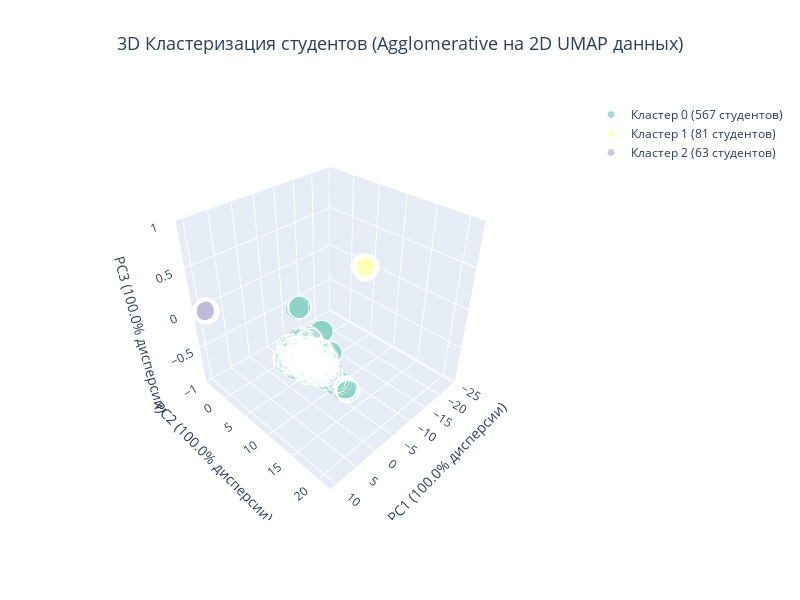

Notebook cell for this chart:
### Markdown cell above
### Интерактивная 3D визуализация кластеров

### Code cell
# Создание интерактивной 3D визуализации с Plotly
def create_interactive_3d_plot(data, labels, title="3D Кластеризация студентов"):
    # Применяем PCA для получения 3D проекции
    if data.shape[1] > 3:
        pca_3d = PCA(n_components=3, random_state=42)
        data_3d = pca_3d.fit_transform(data)
        explained_variance = pca_3d.explained_variance_ratio_
        print(f"Объясненная дисперсия PCA (3D): {explained_variance.sum():.3f}")
        print(f"По компонентам: {explained_variance}")
    else:
        # If there are fewer than 3 features, pad with zeros to get 3D
        n_samples, n_features = data.shape
        if n_features < 3:
            data_3d = np.zeros((n_samples, 3))
            data_3d[:, :n_features] = data
        else:
            data_3d = data
        explained_variance = [1.0, 1.0, 1.0]
    
    # Создаем DataFrame для удобства
    df_plot = pd.DataFrame({
        'PC1': data_3d[:, 0],
        'PC2': data_3d[:, 1],
        'PC3': data_3d[:, 2],
        'Cluster': labels,
        'Index': range(len(labels))
    })
    
    # Создаем цветовую палитру
    unique_clusters = sorted(df_plot['Cluster'].unique())
    colors = px.colors.qualitative.Set3[:len(unique_clusters)]
    
    if -1 in unique_clusters:  # Для DBSCAN выбросы делаем серыми
        color_map = {cluster: colors[i] if cluster != -1 else 'gray' 
                    for i, cluster in enumerate(unique_clusters)}
    else:
        color_map = {cluster: colors[i] for i, cluster in enumerate(unique_clusters)}
    
    # Создаем интерактивный 3D график
    fig = go.Figure()
    
    for cluster in unique_clusters:
        cluster_data = df_plot[df_plot['Cluster'] == cluster]
        
        cluster_name = f'Кластер {cluster}' if cluster != -1 else 'Выбросы'
        cluster_size = len(cluster_data)
        
        fig.add_trace(go.Scatter3d(
            x=cluster_data['PC1'],
            y=cluster_data['PC2'],
            z=cluster_data['PC3'],
            mode='markers',
            marker=dict(
                size=8,
                color=color_map[cluster],
                opacity=0.8 if cluster != -1 else 0.5,
                line=dict(width=1, color='white')
            ),
            name=f'{cluster_name} ({cluster_size} студентов)',
            text=[f'Студент {idx}<br>Кластер: {cluster}' for idx in cluster_data['Index']],
            hovertemplate='<b>%{text}</b><br>' +
                         'PC1: %{x:.3f}<br>' +
                         'PC2: %{y:.3f}<br>' +
                         'PC3: %{z:.3f}<br>' +
                         '<extra></extra>'
        ))
    
    # Настраиваем макет
    fig.update_layout(
        title=dict(
            text=title,
            x=0.5,
            font=dict(size=18)
        ),
        scene=dict(
            xaxis_title=f'PC1 ({explained_variance[0]:.1%} дисперсии)',
            yaxis_title=f'PC2 ({explained_variance[1]:.1%} дисперсии)',
            zaxis_title=f'PC3 ({explained_variance[2]:.1%} дисперсии)',
            camera=dict(
                eye=dict(x=1.5, y=1.5, z=1.5)
            )
        ),
        width=800,
        height=600,
        showlegend=True
    )
    
    return fig

# Создаем интерактивную визуализацию
print("Создание интерактивной 3D визуализации...")
fig_3d = create_interactive_3d_plot(
    best_data, 
    best_labels, 
    f"3D Кластеризация студентов ({best_algorithm} на {best_dataset} данных)"
)

# Отображаем график
fig_3d.show()

# Дополнительная статистика
print(f"\nСтатистика 3D визуализации:")
print(f"Алгоритм: {best_algorithm}")
print(f"Данные: {best_dataset}")
print(f"Количество кластеров: {len(np.unique(best_labels[best_labels != -1]))}")
if -1 in best_labels:
    outliers_count = np.sum(best_labels == -1)
    print(f"Выбросы: {outliers_count} студентов ({outliers_count/len(best_labels)*100:.1f}%)")
print(f"Общее количество студентов: {len(best_labels)}")

### Figure 1 — Plotly figure (JSON) as saved in the notebook; plotly's stock layout.template omitted (floating-point values rounded to 4 significant figures; data arrays with more than 128 entries replaced by an {"elided": "..."} marker saying what was removed)
{"data": [{"hovertemplate": "<b>%{text}</b><br>PC1: %{x:.3f}<br>PC2: %{y:.3f}<br>PC3: %{z:.3f}<br><extra></extra>", "marker": {"color": "rgb(141,211,199)", "line": {"color": "white", "width": 1}, "opacity": 0.8, "size": 8}, "mode": "markers", "name": "Кластер 0 (567 студентов)", "text": {"elided": "567 str values"}, "type": "scatter3d", "x": {"elided": "567 float values"}, "y": {"elided": "567 float values"}, "z": {"elided": "567 float values"}}, {"hovertemplate": "<b>%{text}</b><br>PC1: %{x:.3f}<br>PC2: %{y:.3f}<br>PC3: %{z:.3f}<br><extra></extra>", "marker": {"color": "rgb(255,255,179)", "line": {"color": "white", "width": 1}, "opacity": 0.8, "size": 8}, "mode": "markers", "name": "Кластер 1 (81 студентов)", "text": ["Студент 93<br>Кластер: 1", "Студент 99<br>Кластер: 1", "Студент 160<br>Кластер: 1", "Студент 163<br>Кластер: 1", "Студент 164<br>Кластер: 1", "Студент 165<br>Кластер: 1", "Студент 167<br>Кластер: 1", "Студент 168<br>Кластер: 1", "Студент 172<br>Кластер: 1", "Студент 173<br>Кластер: 1", "Студент 183<br>Кластер: 1", "Студент 185<br>Кластер: 1", "Студент 191<br>Кластер: 1", "Студент 198<br>Кластер: 1", "Студент 199<br>Кластер: 1", "Студент 201<br>Кластер: 1", "Студент 205<br>Кластер: 1", "Студент 216<br>Кластер: 1", "Студент 221<br>Кластер: 1", "Студент 224<br>Кластер: 1", "Студент 226<br>Кластер: 1", "Студент 237<br>Кластер: 1", "Студент 260<br>Кластер: 1", "Студент 299<br>Кластер: 1", "Студент 302<br>Кластер: 1", "Студент 305<br>Кластер: 1", "Студент 314<br>Кластер: 1", "Студент 319<br>Кластер: 1", "Студент 320<br>Кластер: 1", "Студент 321<br>Кластер: 1", "Студент 329<br>Кластер: 1", "Студент 330<br>Кластер: 1", "Студент 333<br>Кластер: 1", "Студент 334<br>Кластер: 1", "Студент 342<br>Кластер: 1", "Студент 350<br>Кластер: 1", "Студент 351<br>Кластер: 1", "Студент 357<br>Кластер: 1", "Студент 360<br>Кластер: 1", "Студент 366<br>Кластер: 1", "Студент 368<br>Кластер: 1", "Студент 369<br>Кластер: 1", "Студент 373<br>Кластер: 1", "Студент 377<br>Кластер: 1", "Студент 381<br>Кластер: 1", "Студент 423<br>Кластер: 1", "Студент 427<br>Кластер: 1", "Студент 429<br>Кластер: 1", "Студент 433<br>Кластер: 1", "Студент 435<br>Кластер: 1", "Студент 437<br>Кластер: 1", "Студент 439<br>Кластер: 1", "Студент 442<br>Кластер: 1", "Студент 446<br>Кластер: 1", "Студент 447<br>Кластер: 1", "Студент 502<br>Кластер: 1", "Студент 508<br>Кластер: 1", "Студент 518<br>Кластер: 1", "Студент 541<br>Кластер: 1", "Студент 558<br>Кластер: 1", "Студент 561<br>Кластер: 1", "Студент 563<br>Кластер: 1", "Студент 613<br>Кластер: 1", "Студент 620<br>Кластер: 1", "Студент 621<br>Кластер: 1", "Студент 624<br>Кластер: 1", "Студент 626<br>Кластер: 1", "Студент 658<br>Кластер: 1", "Студент 659<br>Кластер: 1", "Студент 660<br>Кластер: 1", "Студент 661<br>Кластер: 1", "Студент 665<br>Кластер: 1", "Студент 669<br>Кластер: 1", "Студент 672<br>Кластер: 1", "Студент 674<br>Кластер: 1", "Студент 689<br>Кластер: 1", "Студент 690<br>Кластер: 1", "Студент 693<br>Кластер: 1", "Студент 703<br>Кластер: 1", "Студент 704<br>Кластер: 1", "Студент 708<br>Кластер: 1"], "type": "scatter3d", "x": [-24.05, -23.82, -23.98, -23.75, -23.69, -22.92, -23.52, -23.99, -23.6, -23.79, -22.89, -22.89, -23.98, -23.78, -24.07, -23.57, -23.68, -23.55, -23.98, -24.12, -22.97, -23.01, -23.68, -22.87, -24.09, -23.85, -23.14, -23.59, -23.83, -23.67, -23.79, -23.84, -23.73, -22.89, -23.47, -24.11, -23.91, -23.51, -23.52, -23.58, -24.14, -24.07, -23.13, -23.19, -23.09, -23.21, -24.2, -24.08, -24.05, -22.91, -23.91, -24.06, -23.91, -23.58, -23.47, -23.93, -23.7, -23.73, -23.63, -24.24, -24.1, -23.63, -23.65, -23.8, -23.8, -23.95, -23.8, -23.7, -22.79, -23.76, -24.03, -23.59, -23.81, -23.75, -22.79, -24.31, -24.01, -23.03, -22.58, -24.08, -23.57], "y": [3.937, 4.081, 3.948, 3.933, 3.808, 4.551, 4.007, 3.82, 3.915, 4.198, 4.735, 4.612, 3.725, 3.549, 4.208, 4.087, 4.393, 3.734, 3.868, 3.783, 4.688, 4.51, 3.731, 4.61, 4.131, 4.32, 4.081, 3.792, 3.809, 3.931, 3.902, 4.137, 3.773, 4.596, 3.883, 3.769, 3.803, 4.129, 3.825, 3.918, 4.029, 3.782, 4.358, 4.311, 4.12, 4.401, 3.951, 3.95, 3.849, 4.544, 4.388, 4.311, 4.43, 3.717, 3.724, 4.076, 4.265, 3.966, 4.087, 4.123, 3.894, 4.001, 4.28, 3.452, 3.9, 4.302, 4.245, 4.054, 4.477, 4.271, 3.585, 3.631, 4.313, 3.731, 4.614, 4.188, 3.617, 4.718, 4.857, 4.219, 3.562], "z": [0.0, 0.0, 0.0, 0.0, 0.0, 0.0, 0.0, 0.0, 0.0, 0.0, 0.0, 0.0, 0.0, 0.0, 0.0, 0.0, 0.0, 0.0, 0.0, 0.0, 0.0, 0.0, 0.0, 0.0, 0.0, 0.0, 0.0, 0.0, 0.0, 0.0, 0.0, 0.0, 0.0, 0.0, 0.0, 0.0, 0.0, 0.0, 0.0, 0.0, 0.0, 0.0, 0.0, 0.0, 0.0, 0.0, 0.0, 0.0, 0.0, 0.0, 0.0, 0.0, 0.0, 0.0, 0.0, 0.0, 0.0, 0.0, 0.0, 0.0, 0.0, 0.0, 0.0, 0.0, 0.0, 0.0, 0.0, 0.0, 0.0, 0.0, 0.0, 0.0, 0.0, 0.0, 0.0, 0.0, 0.0, 0.0, 0.0, 0.0, 0.0]}, {"hovertemplate": "<b>%{text}</b><br>PC1: %{x:.3f}<br>PC2: %{y:.3f}<br>PC3: %{z:.3f}<br><extra></extra>", "marker": {"color": "rgb(190,186,218)", "line": {"color": "white", "width": 1}, "opacity": 0.8, "size": 8}, "mode": "markers", "name": "Кластер 2 (63 студентов)", "text": ["Студент 2<br>Кластер: 2", "Студент 6<br>Кластер: 2", "Студент 15<br>Кластер: 2", "Студент 19<br>Кластер: 2", "Студент 26<br>Кластер: 2", "Студент 28<br>Кластер: 2", "Студент 29<br>Кластер: 2", "Студент 34<br>Кластер: 2", "Студент 37<br>Кластер: 2", "Студент 52<br>Кластер: 2", "Студент 68<br>Кластер: 2", "Студент 70<br>Кластер: 2", "Студент 75<br>Кластер: 2", "Студент 76<br>Кластер: 2", "Студент 116<br>Кластер: 2", "Студент 139<br>Кластер: 2", "Студент 158<br>Кластер: 2", "Студент 207<br>Кластер: 2", "Студент 217<br>Кластер: 2", "Студент 240<br>Кластер: 2", "Студент 264<br>Кластер: 2", "Студент 265<br>Кластер: 2", "Студент 269<br>Кластер: 2", "Студент 271<br>Кластер: 2", "Студент 276<br>Кластер: 2", "Студент 298<br>Кластер: 2", "Студент 307<br>Кластер: 2", "Студент 332<br>Кластер: 2", "Студент 410<br>Кластер: 2", "Студент 412<br>Кластер: 2", "Студент 415<br>Кластер: 2", "Студент 420<br>Кластер: 2", "Студент 432<br>Кластер: 2", "Студент 456<br>Кластер: 2", "Студент 483<br>Кластер: 2", "Студент 491<br>Кластер: 2", "Студент 506<br>Кластер: 2", "Студент 509<br>Кластер: 2", "Студент 520<br>Кластер: 2", "Студент 522<br>Кластер: 2", "Студент 527<br>Кластер: 2", "Студент 532<br>Кластер: 2", "Студент 535<br>Кластер: 2", "Студент 540<br>Кластер: 2", "Студент 555<br>Кластер: 2", "Студент 562<br>Кластер: 2", "Студент 568<br>Кластер: 2", "Студент 569<br>Кластер: 2", "Студент 570<br>Кластер: 2", "Студент 571<br>Кластер: 2", "Студент 572<br>Кластер: 2", "Студент 573<br>Кластер: 2", "Студент 574<br>Кластер: 2", "Студент 575<br>Кластер: 2", "Студент 576<br>Кластер: 2", "Студент 577<br>Кластер: 2", "Студент 578<br>Кластер: 2", "Студент 579<br>Кластер: 2", "Студент 580<br>Кластер: 2", "Студент 593<br>Кластер: 2", "Студент 604<br>Кластер: 2", "Студент 652<br>Кластер: 2", "Студент 697<br>Кластер: 2"], "type": "scatter3d", "x": [9.743, 9.839, 9.695, 9.726, 9.605, 9.699, 9.504, 10.25, 9.544, 9.938, 9.607, 9.472, 10.04, 9.578, 10.1, 9.73, 10.03, 9.765, 9.829, 9.923, 10.02, 9.724, 9.452, 9.648, 10.03, 10.02, 9.5, 9.82, 9.88, 9.909, 10.24, 9.886, 10.03, 9.551, 9.705, 9.916, 9.934, 10.1, 10.22, 9.93, 9.874, 9.469, 9.981, 10.12, 10.1, 9.564, 9.675, 9.646, 9.37, 9.411, 9.655, 9.312, 9.722, 9.785, 9.762, 9.667, 9.403, 9.662, 9.864, 10.19, 9.546, 9.507, 9.529], "y": [-3.285, -3.534, -3.519, -3.298, -3.389, -3.325, -3.491, -3.664, -3.46, -3.481, -3.681, -3.939, -3.581, -3.388, -3.418, -3.675, -3.397, -3.412, -3.549, -3.545, -3.515, -3.523, -3.955, -3.086, -3.089, -3.055, -3.272, -3.175, -3.616, -3.854, -3.281, -3.327, -3.551, -3.293, -3.075, -4.077, -2.997, -3.581, -3.438, -3.167, -3.25, -3.341, -3.278, -3.2, -3.2, -3.426, -3.856, -3.827, -3.691, -3.552, -3.798, -3.684, -3.897, -3.605, -3.77, -3.128, -3.367, -3.701, -3.064, -3.627, -3.531, -4.011, -3.15], "z": [0.0, 0.0, 0.0, 0.0, 0.0, 0.0, 0.0, 0.0, 0.0, 0.0, 0.0, 0.0, 0.0, 0.0, 0.0, 0.0, 0.0, 0.0, 0.0, 0.0, 0.0, 0.0, 0.0, 0.0, 0.0, 0.0, 0.0, 0.0, 0.0, 0.0, 0.0, 0.0, 0.0, 0.0, 0.0, 0.0, 0.0, 0.0, 0.0, 0.0, 0.0, 0.0, 0.0, 0.0, 0.0, 0.0, 0.0, 0.0, 0.0, 0.0, 0.0, 0.0, 0.0, 0.0, 0.0, 0.0, 0.0, 0.0, 0.0, 0.0, 0.0, 0.0, 0.0]}], "layout": {"height": 600, "scene": {"camera": {"eye": {"x": 1.5, "y": 1.5, "z": 1.5}}, "xaxis": {"title": {"text": "PC1 (100.0% дисперсии)"}}, "yaxis": {"title": {"text": "PC2 (100.0% дисперсии)"}}, "zaxis": {"title": {"text": "PC3 (100.0% дисперсии)"}}}, "showlegend": true, "title": {"font": {"size": 18}, "text": "3D Кластеризация студентов (Agglomerative на 2D UMAP данных)", "x": 0.5}, "width": 800}}
